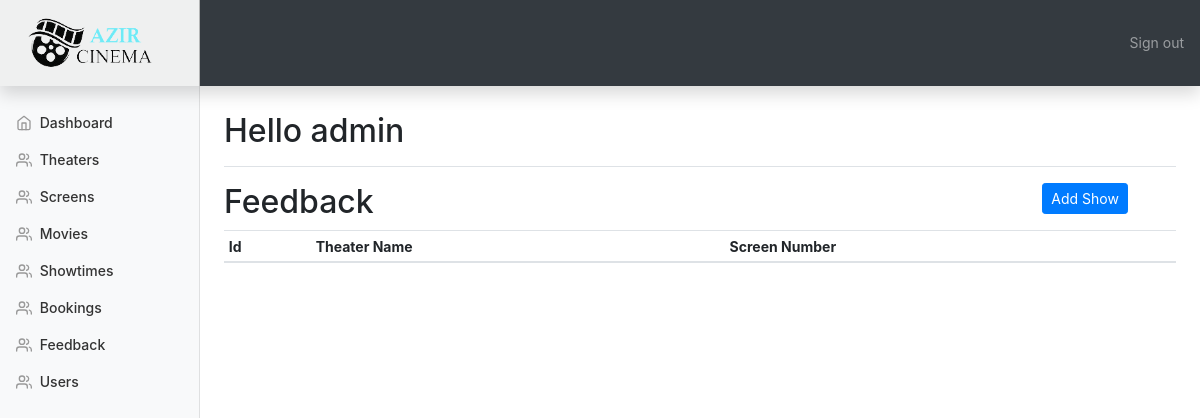
The page /admin/screens.php (signed in) on the database as committed earlier.
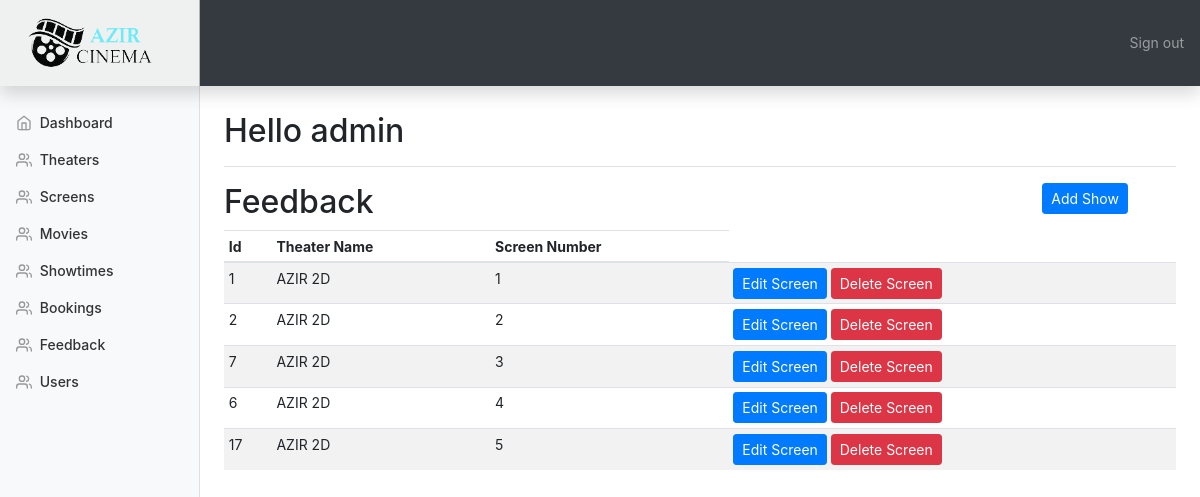
The same page on the database as committed later.
### tables this page shows
CREATE TABLE `screens` (
  `id` int(11) NOT NULL,
  `theater_id` int(11) DEFAULT 0,
  `screen_number` int(11) DEFAULT 0
);

CREATE TABLE `theaters` (
  `id` int(11) NOT NULL,
  `theater_name` varchar(50) DEFAULT NULL,
  `theater_address` varchar(100) DEFAULT NULL,
  `theater_phone` varchar(15) DEFAULT NULL
);

### admin/screens.php (the view, shortened to what this page needs)
<!doctype html>
<html lang="en">
<head>
    <?php include_once("./templates/top.php"); ?>
    <?php include_once("./templates/navbar.php"); ?>
    <div class="container-fluid">
        <div class="row">
            <?php include "./templates/sidebar.php"; ?>
            <div class="row">
                <div class="col-10">
                    <h2>Feedback</h2>
                </div>
                <div class="col-2">
                    <button type="button" data-toggle="modal" data-target="#add_show" class="btn btn-primary btn-sm">Add Show</button>
                </div>
            </div>
            <div class="table-responsive">
                <table class="table table-striped table-sm">
                    <thead>
                    <tr>
                        <th>Id</th>
                        <th>Theater Name</th>
                        <th>Screen Number</th>
                    </tr>
                    </thead>
                    <tbody id="product_list">
                    <?php
                    require_once("../config/db_connect.php");
                    $query = "SELECT
                                screens.*,
                                theaters.theater_name
                            FROM
                                screens
                                INNER JOIN theaters ON screens.theater_id = theaters.id";
                    $result = mysqli_query($conn, $query);
                    if (mysqli_num_rows($result) > 0) {
                        while ($row = mysqli_fetch_array($result)) {
                            ?>
                            <tr>
                                <td><?php echo $row['id']; ?></td>
                                <td><?php echo $row['theater_name']; ?></td>
                                <td><?php echo $row['screen_number']; ?></td>
                                <td>
                                    <button data-toggle="modal" data-target="#update_screen<?php echo $row['id']; ?>"
                                            class="btn btn-primary btn-sm">Edit Screen
                                    </button>
                                    <button data-toggle="modal" data-target="#delete_screen<?php echo $row['id']; ?>"
                                            class="btn btn-danger btn-sm">Delete Screen
                                    </button>
                                </td>
                            </tr>
                            <?php
                        }
                    }
                    ?>
                    </tbody>
                </table>
            </div>
            </main>
        </div>
    </div>
    <?php include_once("./templates/footer.php"); ?>

Rows that differ between the two databases and show on the page:
now on this page (row edited): screens: id "1", theater.theater_name "AZIR 2D", screen_number "1"
added screens: id "2", theater.theater_name "AZIR 2D", screen_number "2"
added screens: id "7", theater.theater_name "AZIR 2D", screen_number "3"
added screens: id "6", theater.theater_name "AZIR 2D", screen_number "4"
added screens: id "17", theater.theater_name "AZIR 2D", screen_number "5"
